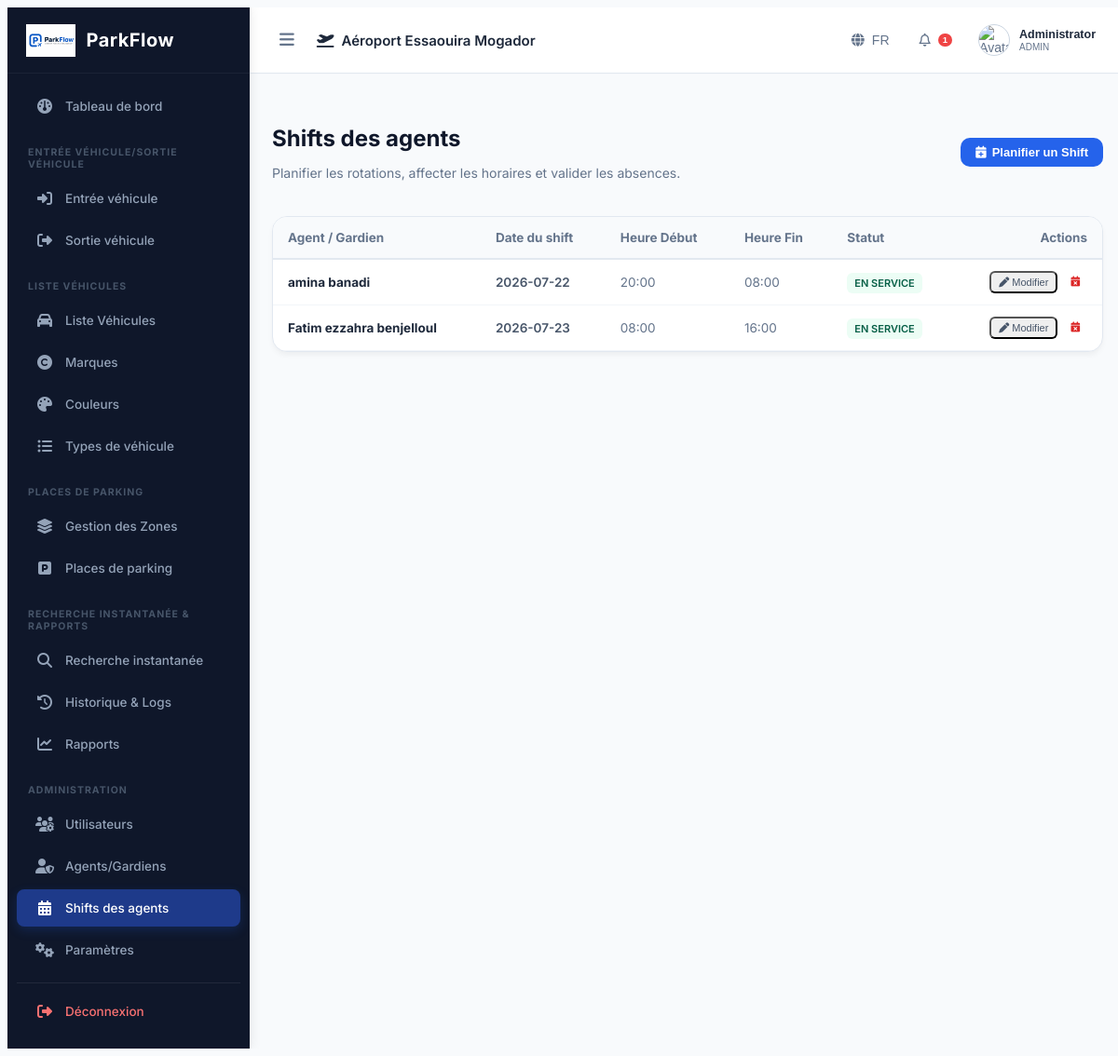
The app's page /users/shifts (signed in) with its own data.
### tables this page shows
CREATE TABLE settings (

    id INTEGER PRIMARY KEY AUTOINCREMENT,

    company_name TEXT,

    airport_name TEXT,

    airport_code TEXT,

    address TEXT,

    phone TEXT,

    email TEXT,

    logo TEXT,

    currency TEXT DEFAULT 'MAD'
, stripe_publishable_key TEXT DEFAULT 'pk_test_placeholder', stripe_secret_key TEXT DEFAULT 'sk_test_placeholder', enable_stripe INTEGER DEFAULT 0);

CREATE TABLE shifts (

    id INTEGER PRIMARY KEY AUTOINCREMENT,

    guard_id INTEGER NOT NULL,

    shift_date DATE NOT NULL,

    start_time TIME NOT NULL,

    end_time TIME NOT NULL,

    status TEXT NOT NULL DEFAULT 'EN_SERVICE'
        CHECK(status IN ('EN_SERVICE','CONGE','ABSENT')),

    created_at DATETIME DEFAULT CURRENT_TIMESTAMP,

    FOREIGN KEY (guard_id)
        REFERENCES users(id)
        ON DELETE CASCADE
);

CREATE TABLE users (
    id INTEGER PRIMARY KEY AUTOINCREMENT,
    fullname TEXT NOT NULL,
    username TEXT NOT NULL UNIQUE,
    email TEXT UNIQUE,
    password TEXT NOT NULL,
    phone TEXT,
    role TEXT NOT NULL CHECK(role IN ('ADMIN','AGENT','RESPONSABLE')),
    status TEXT NOT NULL DEFAULT 'ACTIVE'
        CHECK(status IN ('ACTIVE','INACTIVE')),
    photo TEXT DEFAULT 'default_avatar.png',
    created_at DATETIME DEFAULT CURRENT_TIMESTAMP
);

### app.py (the view, shortened to what this page needs)
@app.route("/users/shifts", methods=["GET", "POST"])
def shifts_page():
    if "user" not in session:
        return redirect(url_for("login"))
    conn = get_db_connection()
    cursor = conn.cursor()
    cursor.execute("""
        SELECT shifts.*, users.fullname as guard_name
        FROM shifts
        JOIN users ON shifts.guard_id = users.id
        WHERE shifts.shift_date >= date('now', '-7 days')
        ORDER BY shifts.shift_date ASC, shifts.start_time ASC
    """)
    shifts = cursor.fetchall()
    cursor.execute("SELECT id, fullname FROM users WHERE role = 'AGENT' AND status = 'ACTIVE' ORDER BY fullname ASC")
    guards = cursor.fetchall()
    conn.close()
    return render_template(
        "users/shifts.html",
        username=session["user"],
        shifts=shifts,
        guards=guards
    )

### templates/users/shifts.html (shortened to what this page needs)
{% extends "layout.html" %}
{% block content %}
<div class="dashboard-header" style="margin-bottom: 24px; display: flex; justify-content: space-between; align-items: center;">
    <div>
        <h1 style="font-size: 24px; font-weight: 700; color: #0f172a; margin-bottom: 4px;">{{ t('shifts') }}</h1>
        <p style="font-size: 14px; color: #64748b;">Planifier les rotations, affecter les horaires et valider les absences.</p>
    </div>
    <button onclick="openAddShiftModal()" class="tab-btn" style="background-color: #2563eb; color: white; border: none; padding: 8px 16px; display: flex; align-items: center; gap: 6px; border-radius: 10px; font-weight: 600; font-size: 13px;">
        <i class="fa-solid fa-calendar-plus"></i> Planifier un Shift
    </button>
</div>
<div class="panel-card" style="padding: 0; overflow: hidden;">
    <div style="overflow-x: auto;">
        <table style="width: 100%; border-collapse: collapse; font-size: 13.5px; text-align: left;">
            <thead>
                <tr style="background: #f8fafc; border-bottom: 2px solid #e2e8f0; color: #64748b;">
                    <th style="padding: 14px 16px;">Agent / Gardien</th>
                    <th style="padding: 14px 16px;">Date du shift</th>
                    <th style="padding: 14px 16px;">Heure Début</th>
                    <th style="padding: 14px 16px;">Heure Fin</th>
                    <th style="padding: 14px 16px;">Statut</th>
                    <th style="padding: 14px 16px; text-align: right;">Actions</th>
                </tr>
            </thead>
            <tbody>
                {% for s in shifts %}
                <tr style="border-bottom: 1px solid #f1f5f9;">
                    <td style="padding: 12px 16px; font-weight: 700; color: #1e293b;">{{ s.guard_name }}</td>
                    <td style="padding: 12px 16px; color: #475569; font-weight: 600;">{{ s.shift_date }}</td>
                    <td style="padding: 12px 16px; color: #64748b;">{{ s.start_time }}</td>
                    <td style="padding: 12px 16px; color: #64748b;">{{ s.end_time }}</td>
                    <td style="padding: 12px 16px;">
                        {% if s.status == 'EN_SERVICE' %}
                        <span class="badge-status badge-success" style="font-size: 11px;">EN SERVICE</span>
                        {% elif s.status == 'CONGE' %}
                        <span class="badge-status badge-info" style="font-size: 11px;">CONGÉ</span>
                        {% else %}
                        <span class="badge-status badge-danger" style="font-size: 11px;">ABSENT</span>
                        {% endif %}
                    </td>
                    <td style="padding: 12px 16px; text-align: right;">
                        <div style="display: flex; gap: 6px; justify-content: flex-end;">
                            <button onclick="openEditShiftModal('{{ s.id }}', '{{ s.shift_date }}', '{{ s.start_time }}', '{{ s.end_time }}', '{{ s.status }}')"
                                    class="tab-btn"
                                    style="padding: 4px 8px; font-size: 11px; border-radius: 6px; color: #475569;">
                                <i class="fa-solid fa-pen"></i> Modifier
                            </button>
                            <a href="/users/shifts/delete/{{ s.id }}"
                               class="tab-btn"
                               style="padding: 4px 8px; font-size: 11px; border-radius: 6px; border-color: #fecaca; color: #dc2626; text-decoration: none;"
                               onclick="return confirm('Annuler cette planification ?')">
                                <i class="fa-solid fa-calendar-xmark"></i>
                            </a>
                        </div>
                    </td>
                </tr>
                {% else %}
                <tr>
                    <td colspan="6" style="text-align: center; padding: 24px; color: #64748b;">Aucune planification de shift enregistrée pour cette période.</td>
                </tr>
                {% endfor %}
            </tbody>
        </table>
    </div>
</div>
{% endblock %}

### templates/layout.html (shortened to what this page needs)
<!DOCTYPE html>
<html lang="{{ current_lang }}" dir="{{ 'rtl' if current_lang == 'ar' else 'ltr' }}">
<head>
    <link rel="stylesheet" href="https://cdnjs.cloudflare.com/ajax/libs/font-awesome/6.5.2/css/all.min.css">
    <link rel="stylesheet" href="{{ url_for('static', filename='css/style.css') }}">
    <link rel="stylesheet" href="{{ url_for('static', filename='css/dashboard.css') }}">
</head>
<body>
    <div class="app-container">
        <aside class="sidebar">
            <div class="sidebar-brand">
                <img src="{{ url_for('static', filename='images/logo.png') }}" alt="Logo" class="brand-logo">
                <span class="brand-text">ParkFlow</span>
            </div>
            <nav class="sidebar-menu">
                <ul>
                    <li>
                        <a href="/dashboard" class="nav-link {% if request.path == '/dashboard' %}active{% endif %}">
                            <i class="fa-solid fa-gauge"></i> <span>{{ t('dashboard') }}</span>
                        </a>
                    </li>
                    <li class="menu-header"><span>{{ t('entry') }}/{{ t('exit') }}</span></li>
                    <li>
                        <a href="/parking/entry" class="nav-link {% if request.path == '/parking/entry' %}active{% endif %}">
                            <i class="fa-solid fa-right-to-bracket"></i> <span>{{ t('entry') }}</span>
                        </a>
                    </li>
                    <li>
                        <a href="/parking/exit" class="nav-link {% if request.path == '/parking/exit' %}active{% endif %}">
                            <i class="fa-solid fa-right-from-bracket"></i> <span>{{ t('exit') }}</span>
                        </a>
                    </li>
                    <li class="menu-header"><span>{{ t('vehicles') }}</span></li>
                    <li>
                        <a href="/vehicles" class="nav-link {% if request.path == '/vehicles' %}active{% endif %}">
                            <i class="fa-solid fa-car"></i> <span>{{ t('vehicles') }}</span>
                        </a>
                    </li>
                    <li>
                        <a href="/vehicles/brands" class="nav-link {% if request.path == '/vehicles/brands' %}active{% endif %}">
                            <i class="fa-solid fa-copyright"></i> <span>{{ t('brands') }}</span>
                        </a>
                    </li>
                    <li>
                        <a href="/vehicles/colors" class="nav-link {% if request.path == '/vehicles/colors' %}active{% endif %}">
                            <i class="fa-solid fa-palette"></i> <span>{{ t('colors') }}</span>
                        </a>
                    </li>
                    <li>
                        <a href="/vehicles/types" class="nav-link {% if request.path == '/vehicles/types' %}active{% endif %}">
                            <i class="fa-solid fa-list-ul"></i> <span>{{ t('types') }}</span>
                        </a>
                    </li>
                    <li class="menu-header"><span>{{ t('places') }}</span></li>
                    <li>
                        <a href="/parking-management/zones" class="nav-link {% if request.path == '/parking-management/zones' %}active{% endif %}">
                            <i class="fa-solid fa-layer-group"></i> <span>{{ t('zones') }}</span>
                        </a>
                    </li>
                    <li>
                        <a href="/parking-management/places" class="nav-link {% if request.path == '/parking-management/places' %}active{% endif %}">
                            <i class="fa-solid fa-square-parking"></i> <span>{{ t('places') }}</span>
                        </a>
                    </li>
                    <li class="menu-header"><span>{{ t('search') }} & {{ t('reports') }}</span></li>
                    <li>
                        <a href="/parking/search" class="nav-link {% if request.path == '/parking/search' %}active{% endif %}">
                            <i class="fa-solid fa-magnifying-glass"></i> <span>{{ t('search') }}</span>
                        </a>
                    </li>
                    <li>
                        <a href="/parking/history" class="nav-link {% if request.path == '/parking/history' %}active{% endif %}">
                            <i class="fa-solid fa-history"></i> <span>{{ t('history') }}</span>
                        </a>
                    </li>
                    <li>
                        <a href="/reports" class="nav-link {% if request.path == '/reports' %}active{% endif %}">
                            <i class="fa-solid fa-chart-line"></i> <span>{{ t('reports') }}</span>
                        </a>
                    </li>
                    <li class="menu-header"><span>Administration</span></li>
                    <li>
                        <a href="/users" class="nav-link {% if request.path == '/users' %}active{% endif %}">
                            <i class="fa-solid fa-users-gear"></i> <span>{{ t('users') }}</span>
                        </a>
                    </li>
                    <li>
                        <a href="/users/guards" class="nav-link {% if request.path == '/users/guards' %}active{% endif %}">
                            <i class="fa-solid fa-user-shield"></i> <span>{{ t('guards') }}</span>
                        </a>
                    </li>
                    <li>
                        <a href="/users/shifts" class="nav-link {% if request.path == '/users/shifts' %}active{% endif %}">
                            <i class="fa-solid fa-calendar-days"></i> <span>{{ t('shifts') }}</span>
                        </a>
                    </li>
                    <li>
                        <a href="/settings" class="nav-link {% if request.path == '/settings' %}active{% endif %}">
                            <i class="fa-solid fa-gears"></i> <span>{{ t('settings') }}</span>
                        </a>
                    </li>
                    <li class="logout-item" style="margin-top: 15px; border-top: 1px solid rgba(255,255,255,0.08); padding-top: 10px;">
                        <a href="/logout" class="nav-link" style="color: #f87171;">
                            <i class="fa-solid fa-sign-out-alt"></i> <span>{{ t('logout') }}</span>
                        </a>
                    </li>
                </ul>
            </nav>
        </aside>
        <div class="main-wrapper">
            <header class="topbar">
                <div class="topbar-left">
                    <button class="toggle-sidebar-btn" id="toggle-sidebar">
                        <i class="fa-solid fa-bars"></i>
                    </button>
                    <span class="airport-title">
                        <i class="fa-solid fa-plane-departure text-primary"></i>
                        {{ t('airport_title') }}
                    </span>
                </div>
                <div class="topbar-right">
                    <div class="language-dropdown">
                        <button class="topbar-btn" id="lang-menu-btn">
                            <i class="fa-solid fa-globe"></i> <span>{{ current_lang | upper }}</span>
                        </button>
                    </div>
                    <div class="notifications-dropdown">
                        <button class="topbar-btn" id="noti-menu-btn">
                            <i class="fa-regular fa-bell"></i>
                            <span class="badge">1</span>
                        </button>
                    </div>
                    <div class="user-dropdown">
                        <button class="topbar-btn user-profile-btn" id="user-menu-btn">
                            <img src="{{ url_for('static', filename='images/' + (session['photo'] if session and 'photo' in session else 'default_avatar.png')) }}" alt="Avatar" class="user-avatar" onerror="this.src='https://cdn-icons-png.flaticon.com/512/149/149071.png'">
                            <div class="user-details">
                                <span class="user-name">{{ session.get('fullname', 'Admin') }}</span>
                                <span class="user-role">{{ session.get('role', 'ADMIN') }}</span>
                            </div>
                        </button>
                    </div>
                </div>
            </header>
            <div class="alert-container" style="padding: 15px 25px 0 25px;">
            </div>
            <main class="page-content">
                {% block content %}{% endblock %}
            </main>
        </div>
    </div>
</body>
</html>

### records on screen
settings: airport_name "Aéroport Essaouira Mogador"
shifts: guard_name "amina banadi", shift_date "2026-07-22", start_time "20:00", end_time "08:00", status "EN SERVICE"
shifts: guard_name "Fatim ezzahra benjelloul", shift_date "2026-07-23", start_time "08:00", end_time "16:00", status "EN SERVICE"

### other values on screen
{{ t('dashboard') }} "Tableau de bord"
{{ t('entry') }} "ENTRÉE VÉHICULE"
{{ t('exit') }} "SORTIE VÉHICULE"
{{ t('entry') }} "Entrée véhicule"
{{ t('exit') }} "Sortie véhicule"
{{ t('vehicles') }} "LISTE VÉHICULES"
{{ t('vehicles') }} "Liste Véhicules"
{{ t('brands') }} "Marques"
{{ t('colors') }} "Couleurs"
{{ t('types') }} "Types de véhicule"
{{ t('places') }} "PLACES DE PARKING"
{{ t('zones') }} "Gestion des Zones"
{{ t('places') }} "Places de parking"
{{ t('search') }} "RECHERCHE INSTANTANÉE"
{{ t('reports') }} "RAPPORTS"
